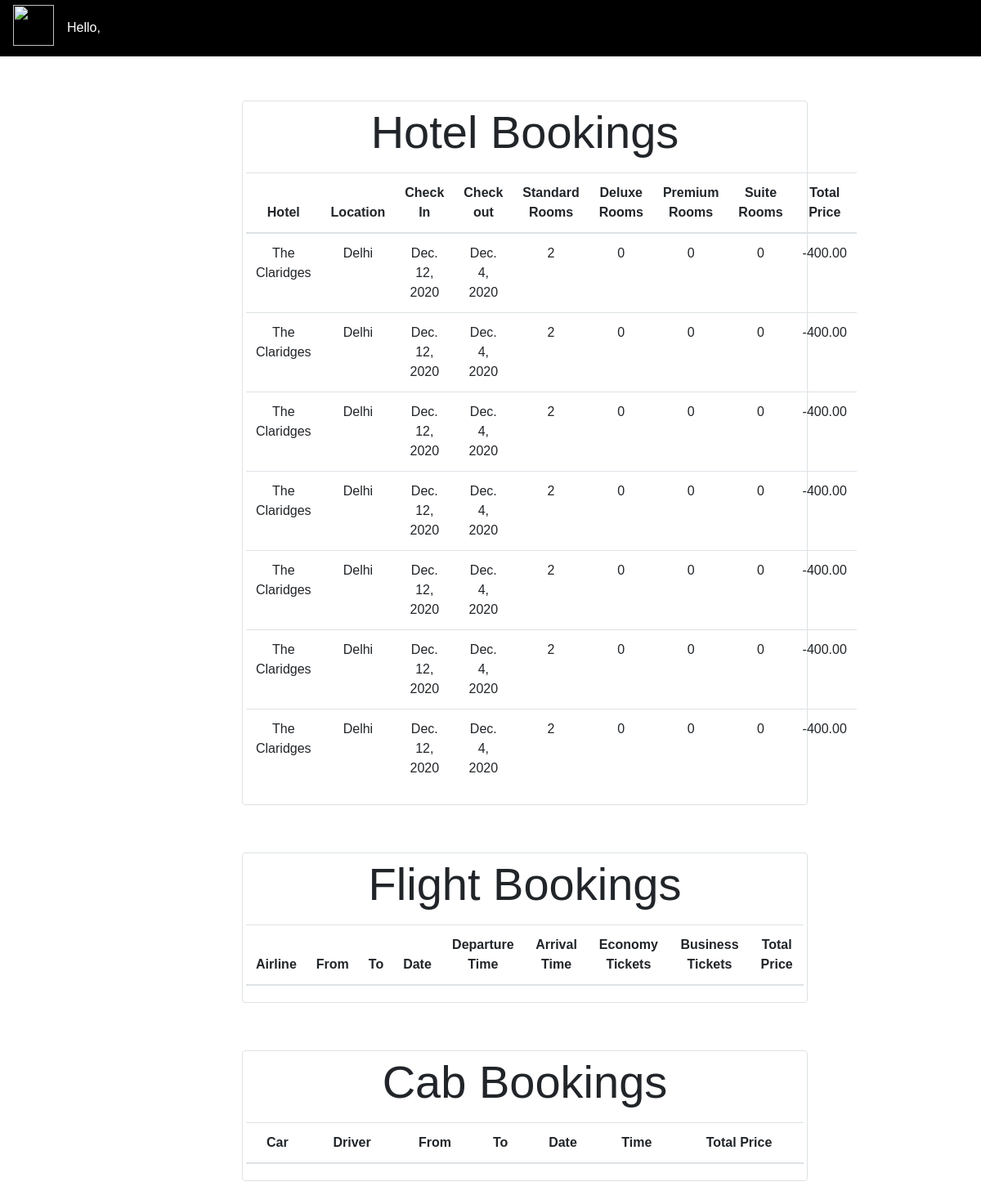
The page /my_bookings (signed in) on the database as committed earlier.
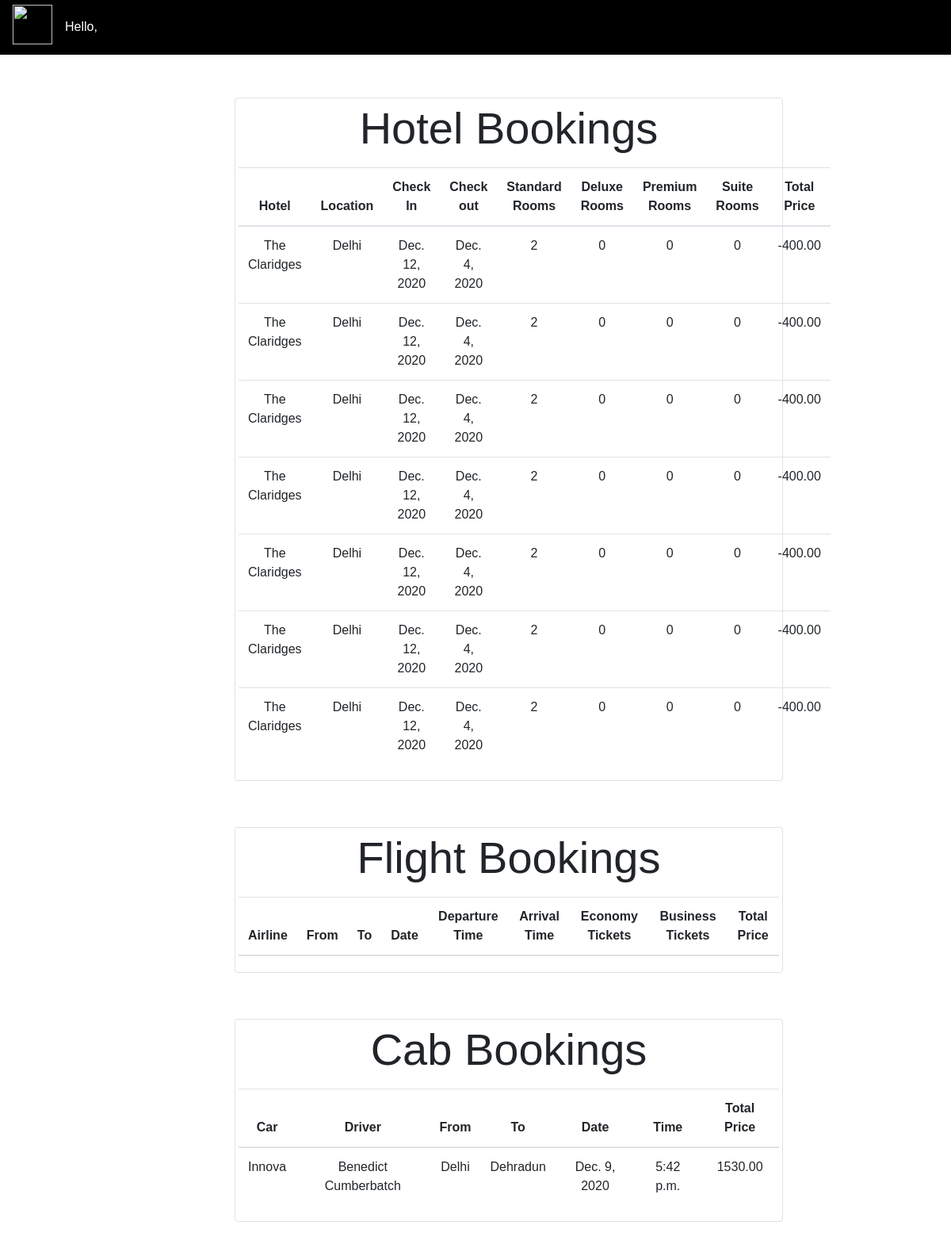
The same page on the database as committed later.
### Travel/models/hotel_booking.py (models this page shows, shortened)
class Hotel_booking(models.Model):
    user_email = models.CharField(max_length=50, default='')
    user_fname = models.CharField(max_length=50, default='')
    user_lname = models.CharField(max_length=50, default='')
    hotel = models.ForeignKey(Hotel, on_delete=models.CASCADE)
    check_in_date = models.DateField(default = date.today)
    check_out_date = models.DateField(default = date.today)
    standard_number = models.PositiveIntegerField(default=0)
    deluxe_number = models.PositiveIntegerField(default=0)
    premium_number = models.PositiveIntegerField(default=0)
    suite_number = models.PositiveIntegerField(default=0)
    total_price = models.DecimalField(max_digits=7, decimal_places=2, default=0)
    @staticmethod
    def get_booking_by_user(email):
        return Hotel_booking.objects.filter(user_email=email)

### Travel/models/hotels.py (models this page shows, shortened)
class Hotel(models.Model):
    name = models.CharField(max_length=50)
    description = models.CharField(max_length=250, default="The most comfortable stay", null=True, blank=True)
    location = models.ForeignKey(Location, on_delete=models.CASCADE, default=1)
    locality = models.CharField(max_length=50, default = "X")
    street = models.CharField(max_length=50, default= "Y")
    number = models.PositiveSmallIntegerField(default=9999999900)
    website = models.URLField(default="www..com", max_length=50)
    rating = models.DecimalField(max_digits=3, decimal_places=2, default=0)
    deluxe_available = models.BooleanField(default=True)
    deluxe_price = models.DecimalField(max_digits=6, decimal_places=2, default=0)
    standard_available = models.BooleanField(default=True)
    standard_price = models.DecimalField(max_digits=6, decimal_places=2, default=0)
    premium_available = models.BooleanField(default=True)
    premium_price = models.DecimalField(max_digits=6, decimal_places=2, default=0)
    suite_available = models.BooleanField(default=True)
    suite_price = models.DecimalField(max_digits=6, decimal_places=2, default=0)
    image1 = models.ImageField(upload_to = "uploads/hotel_photos", null=True, default=None)
    image2 = models.ImageField(upload_to = "uploads/hotel_photos", null=True, default=None)
    image3 = models.ImageField(upload_to = "uploads/hotel_photos", null=True, default=None)
    image4 = models.ImageField(upload_to = "uploads/hotel_photos", null=True, default=None)
    image5 = models.ImageField(upload_to = "uploads/hotel_photos", null=True, default=None)
    wifi = models.BooleanField(default=False)
    air_conditioning = models.BooleanField(default=True)
    airport_shuttle = models.BooleanField(default=False)
    parking_area = models.BooleanField(default=True)
    pool = models.BooleanField(default=False)
    fitness_center = models.BooleanField(default=False)

### Travel/models/location.py (models this page shows, shortened)
class Location(models.Model):
    name = models.CharField(max_length=50)

### Travel/models/cab_booking.py (models this page shows, shortened)
class Cab_booking(models.Model):
    user_email = models.CharField(max_length=50, default='')
    user_fname = models.CharField(max_length=50, default='')
    user_lname = models.CharField(max_length=50, default='')
    booking_date = models.DateField()
    booking_time = models.TimeField()
    source = models.CharField(max_length=50, default='')
    destination = models.CharField(max_length=50, default='')
    total_price = models.DecimalField(max_digits=7, decimal_places=2, default=0)
    car = models.CharField(max_length=50, default='')
    driver = models.CharField(max_length=50, default='')
    @staticmethod
    def get_booking_by_user(email):
        return Cab_booking.objects.filter(user_email=email)

### Travel/views/my_bookings.py (the view)
# urls.py: path('my_bookings', My_bookings_view.as_view()),
class My_bookings_view(View):
    def get(self, request):
        user = request.user
        hotel_bookings = Hotel_booking.get_booking_by_user(user.email)
        flight_bookings = Flight_booking.get_booking_by_user(user.email)
        cab_bookings = Cab_booking.get_booking_by_user(user.email)
        return render(request , 'my_bookings.html',{'hotel_bookings':hotel_bookings, 'flight_bookings':flight_bookings,'cab_bookings':cab_bookings})

### Travel/models/flight_booking.py (called while the page is built)
    @staticmethod
    def get_booking_by_user(email):
        return Flight_booking.objects.filter(user_email=email)

### Travel/templates/my_bookings.html (shortened to what this page needs)
{% extends 'base1.html' %}
{% block content %}
<div style="padding-top: 50px; padding-bottom: 25px;" class="container">
    <div class="border rounded p-1 m-1">
        <p class="display-4 text-center">Hotel Bookings</p>
        <table class="table mx-auto">
            <thead>
                <tr class="text-center">
                    <th>Hotel</th>
                    <th>Location</th>
                    <th>Check In</th>
                    <th>Check out</th>
                    <th>Standard Rooms</th>
                    <th>Deluxe Rooms</th>
                    <th>Premium Rooms</th>
                    <th>Suite Rooms</th>
                    <th>Total Price</th>
                </tr>
            </thead>
            <tbody>
                {% for booking in hotel_bookings %}
                <tr class="text-center">
                    <td>{{booking.hotel.name}}</td>
                    <td> {{booking.hotel.location.name}}</td>
                    <td>{{booking.check_in_date}}</td>
                    <td>{{booking.check_out_date}}</td>
                    <td>{{booking.standard_number}}</td>
                    <td>{{booking.deluxe_number}}</td>
                    <td>{{booking.premium_number}}</td>
                    <td>{{booking.suite_number}}</td>
                    <td>{{booking.total_price}}</td>
                </tr>
                {% endfor %}
            </tbody>
        </table>
    </div>
</div>
<div style="padding-top: 25px; padding-bottom: 25px;" class="container">
    <div class="border rounded p-1 m-1">
        <p class="display-4 text-center">Flight Bookings</p>
        <table class="table mx-auto">
            <thead>
                <tr class="text-center">
                    <th>Airline</th>
                    <th>From</th>
                    <th>To</th>
                    <th>Date</th>
                    <th>Departure Time</th>
                    <th>Arrival Time</th>
                    <th>Economy Tickets</th>
                    <th>Business Tickets</th>
                    <th>Total Price</th>
                </tr>
            </thead>
        </table>
    </div>
</div>
<div style="padding-top: 25px; padding-bottom: 25px;" class="container">
    <div class="border rounded p-1 m-1">
        <p class="display-4 text-center">Cab Bookings</p>
        <table class="table mx-auto">
            <thead>
                <tr class="text-center">
                    <th>Car</th>
                    <th>Driver</th>
                    <th>From</th>
                    <th>To</th>
                    <th>Date</th>
                    <th>Time</th>
                    <th>Total Price</th>
                </tr>
            </thead>
            <tbody>
                {% for booking in cab_bookings %}
                <tr class="text-center">
                    <td>{{booking.car}}</td>
                    <td>{{booking.driver}}</td>
                    <td>{{booking.source}}</td>
                    <td>{{booking.destination}}</td>
                    <td>{{booking.booking_date}}</td>
                    <td>{{booking.booking_time}}</td>
                    <td>{{booking.total_price}}</td>
                </tr>
                {% endfor %}
            </tbody>
        </table>
    </div>
</div>
{% endblock %}

Rows that differ between the two databases and show on the page:
added Cab_booking: car "Innova", driver "Benedict Cumberbatch", source "Delhi", destination "Dehradun", booking_date "Dec. 9, 2020", booking_time "5:42 p.m.", total_price "1530.00"
